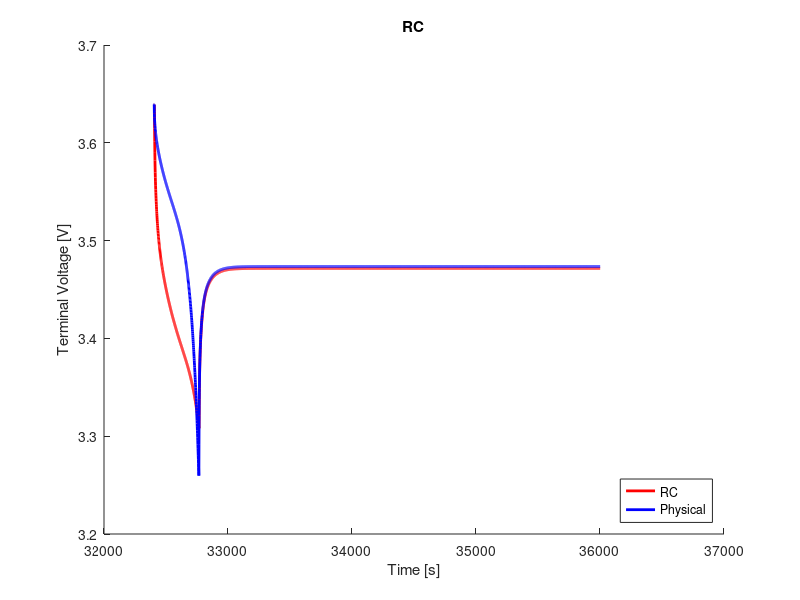

Write MATLAB code to recreate this figure.
clear;
clc;
close all;

%% load data
load('ocv_final.mat');
time_ocv = time;
load('pulse_1_c_9.mat');
load('rc3_cf_params.mat');

%% voltage limitations
v_max = 4.4;                                    % cut-over voltage
v_min = 3.0;                                    % cut-off voltage

%% resample ocv and soc
t1 = time_ocv(1);
t2 = time_ocv(end);
dt = 1;                                         % sample time
t = (t1:dt:t2) - t1;

ocv = interp1(time_ocv, ocv, t1:dt:t2);
soc = interp1(time_ocv, soc, t1:dt:t2);

s = length(time);

%% variables
Q = 16.8;
eta = 1.0;                                  % coulombic efficiency

n = 3;                                      % number of rc links
i_r = zeros(n, 1);
v_c = zeros(n, 1);
flag = 1;

%% compute soc
ind_init = interp1(soc, 1:length(soc), 0.1297, 'nearest');
v_t(1) = ocv(ind_init)
z0 = soc(ind_init);
z = z0 - dt/(Q*3600)*eta*cumsum(I(1:end));

% manual fit
p = 10;
r0 = r0_cf(p);
r1 = r1_cf(p);
r2 = r2_cf(p);
r3 = r3_cf(p);
c1 = c1_cf(p);
c2 = c2_cf(p);
c3 = c3_cf(p);

r = [r1; r2; r3];
c = [c1; c2; c3];

%% compute terminal voltage
for j = 1:n
    f(j) = exp(-dt/(r(j)*c(j)));
end
for k = 1:s-1
    if flag == 1
        i_r(:, k+1) = diag(f)*i_r(:, k) + (1-f')*I(k);
        v_c(:, k) = i_r(:, k).*r;
        ind = interp1(soc, 1:length(soc), z(k), 'nearest');
        v_t(k+1) = ocv(ind) - sum(v_c(:, k)) - I(k).*r0;
        if v_t(k) < v_min
            fprintf('Reached lower voltage limit.');
            flag = 0;
        end
        if v_t(k) > v_max
            fprintf('Reached upper voltage limit.');
            flag = 0;
        end 
    end
end

%% compute rms error
v_t = reshape(v_t, size(V_batt_time));
rmse = 1000*sqrt(mean((V_batt_time - v_t).^2))     % [mV]

%% plot
figure(1);
hold on;
plot(time, v_t, 'r', 'LineWidth', 2)
hold on;
plot(time, V_batt_time, 'b', 'LineWidth', 2)
xlabel('Time [s]')
ylabel('Terminal Voltage [V]')
title('RC')
legend('RC', 'Physical', 'location', 'southeast')